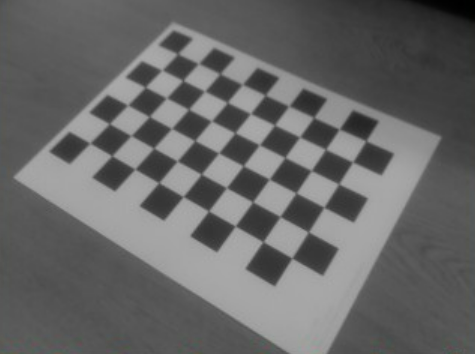
#> input picture frame01.png, 475 x 354 px
$ python ds_main.py frame01.png   (older library calls are emulated)
#> lines starting #> are read from the running program, lines starting #| are printed output that depends on the picture
### ds_imread.py
import cv2, numpy as np
import os
import sys
import pydicom


def ds_imread_common(fstr):
#> called with fstr = 'frame01.png'
   img_array = np.fromfile(fstr, np.uint8)
   img = cv2.imdecode(img_array, cv2.IMREAD_UNCHANGED)
#> img is the input picture: shape (354, 475, 4); mean B, G, R, A 103.3, 103.4, 103.3, 255
   return img


def ds_imread(fstr):
   """_summary_ image파일을 로딩하는 구현부.

   Args:
       fstr (str): image파일의 경로 문자열.

   Returns:
       _type_: cv2에서 처리가능한 numpy ndarray.
   """
   img = None
   _, fext = os.path.splitext(fstr)
   print(f'on "to_cv2" : fstr={fstr}, fext={fext}')

   if fext == None or fext.strip() == "":
      print(f'there is unavailiable file extension : {fstr}')
      sys.exit(0)
   elif fext.strip().lower() ==".dcm":
      d = pydicom.dcmread(fstr)
      tmp_array = d.pixel_array
      # ceph = cv2.normalize(tmp_array, None, 0, 255, cv2.NORM_MINMAX, cv2.CV_8U)
      # src, dst, alpha, beta, flag.
      img = cv2.normalize(tmp_array, None, 0, 255, cv2.NORM_MINMAX, cv2.CV_8U)

      img = cv2.cvtColor(img, cv2.COLOR_GRAY2RGB)
   else:
      img= ds_imread_common(fstr)

   print("read shape:",img.shape,
         "/ read dtype:", img.dtype,
         "/max~min:",np.max(img),np.min(img))
#| read shape: (354, 475, 4) / read dtype: uint8 /max~min: 255 0

   return img


### ds_main.py
import cv2
import sys, os
import ds_imread


# -------------------------------------------------
# track bar설정.
alpha_slider_max = 300
beta_slider_max = 100

alpha = 1.0 # simple contrast control, range [1.0,3.0] > display (%)
beta = 0.   # simple brightness control, range [0., 100]
invert = 0  # 0 : file, 1 : invert
marker_radius = 4

def on_invert_trackbar(val):
    global invert
    invert = val
    print(f'invert={invert}')

def on_contrast_trackbar(val):
    global alpha
    # alpha = val / 100
    alpha = val
    # print(f'alpha={alpha}, beta={beta}')
def on_brightness_trackbar(val):
    global beta
    beta = val
    # print(f'alpha={alpha}, beta={beta}')

def on_marker_radius_trackbar(val):
    global marker_radius
    marker_radius = val
    # print(f'alpha={alpha}, beta={beta}')

def apply_invert(input_img, invert):
    if invert == 1:
        ret = cv2.bitwise_not(input_img)
        return ret
    else:
        return input_img

def map(x, in_min, in_max, out_min, out_max):
    return int((x-in_min) * (out_max-out_min) / (in_max-in_min) + out_min)

def apply_brightness_contrast(input_img, brightness = 255, contrast = 127):

#> called with brightness = 0, contrast = 1
    brightness = map(brightness, 0, 510, -255, 255) # -255~255범위로 변환 ratio
    contrast   = map(contrast,   0, 254, -127, 127) # -127~127범위로 변환 ratio
    print(brightness,contrast)

    if brightness != 0:
        if brightness > 0:
            shadow = brightness # min_value
            highlight = 255     # max_value
        else:
            shadow = 0
            highlight = 255 + brightness
        alpha_b = (highlight - shadow)/255
        gamma_b = shadow
        buf = cv2.addWeighted(input_img, alpha_b, input_img, 0, gamma_b) # gamma_b =bias.
#> buf: shape (354, 475, 4); every value is 0
    else:
        buf = input_img.copy()

    if contrast != 0:
        f = float(131 * (contrast + 127)) / (127 * (131 - contrast))
        alpha_c = f
        gamma_c = 127*(1-f)
        buf = cv2.addWeighted(buf, alpha_c, buf, 0, gamma_c)
#> buf: shape (354, 475, 4); every value is 126
    cv2.putText(buf,'B:{},C:{}'.format(brightness,contrast),(10, 30), cv2.FONT_HERSHEY_SIMPLEX, 1, (0, 255, 255), 2)
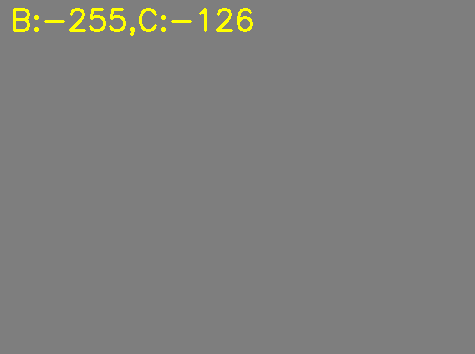
#> buf: shape (354, 475, 4); mean B, G, R, A 124.8, 127.2, 127.2, 124.8
    return buf
# end track bar 설정 ------------------------------------------------------

def ds_paint(img_ori):
    fstr=''

    ceph_view = apply_invert(img_ori,invert)
    ceph_view = apply_brightness_contrast(ceph_view,
                                          brightness = beta,
                                          contrast = alpha)
    # ceph_view = apply_brightness_contrast(ceph_ori, brightness = beta, contrast = alpha)

    cv2.imshow("Landmark Points", ceph_view)
    cv2.displayOverlay('Landmark Points', fstr)


def ds_init(img_path):
    """_summary_ 초기화 루틴 :

    Args:
        img_path (str): 라벨링이 될 image파일들이 위치한 directory path

    Returns:
        img_path (str)
    """

    # global conf_PATH

    # cv2.namedWindow('Landmark Points',flags=(cv2.WINDOW_GUI_NORMAL | cv2.WINDOW_KEEPRATIO))
    cv2.namedWindow('Landmark Points',flags=(#cv2.WINDOW_KEEPRATIO|
                                          #   cv2.WINDOW_OPENGL|
                                            cv2.WINDOW_GUI_EXPANDED))

    trackbar_name = 'invert'
    cv2.createTrackbar(trackbar_name, "Landmark Points", invert, 1, on_invert_trackbar)

    trackbar_name = 'contrast'
    cv2.createTrackbar(trackbar_name, "Landmark Points", 127, 2*127, on_contrast_trackbar)

    trackbar_name = 'brightness'
    cv2.createTrackbar(trackbar_name, "Landmark Points", 255, 2*255, on_brightness_trackbar)

    trackbar_name = 'marker_radius'
    cv2.createTrackbar(trackbar_name, "Landmark Points", 4, 8, on_marker_radius_trackbar)
    cv2.setTrackbarMin(trackbar_name, 'Landmark Points', 1)

    pwd = os.getcwd()

    # -------------------------------------
    # sample_PATH 설정.
    # sample_PATH=pwd_PATH+'/sample'
    if img_path == None:
        print(f'Error : specify the path of image!')
        exit()

    return img_path

def ds_main(_img_path):

    whbreak = False
    img_path = ds_init(_img_path)

    img = ds_imread.ds_imread(img_path)

    while(True):
        ds_paint(img)
        ds_key = cv2.waitKeyEx(400) & 0xFF
#> (key Esc is pressed here)

        vis = cv2.getWindowProperty("Landmark Points", cv2.WND_PROP_VISIBLE)

        if ds_key == 27: # ESC.
            print('Terminated by ESC:',ds_key)
            whbreak = True
            break
        elif vis < 1:
            print('Terminated by WND_PROP_VISIBLE<1:',vis)
            whbreak = True
            break

    if whbreak == True:
        cv2.destroyAllWindows()

if __name__ == '__main__':
    if len(sys.argv) == 1:
        print('Error: required the path of image to view.')
    else:
        ds_main(sys.argv[1])
